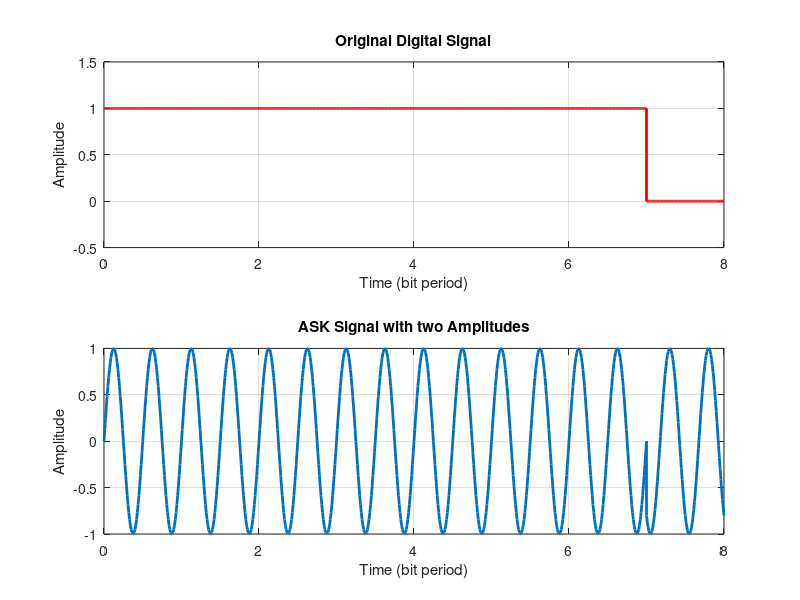

This figure's MATLAB source:
% MATLAB Script for a Binary ASK with two Amplitude Levels
format long;
% Clear all variables and close all figures
clear all;
close all;
% The number of bits to send - Frame Length
N = 8;
% Generate a random bit stream
bit_stream = round(rand(1,N));
% Enter the two Amplitudes
% Amplitude for 0 bit
A1 = 1; 
% Amplitude for 1 bit
A2 = 1;
% Frequency of Modulating Signal
f = 2;
% Sampling rate - This will define the resoultion
fs = 100;
% Time for one bit
t = 0: 1/fs : 1;
% This time variable is just for plot
time = [];
BASK_signal = [];
Digital_signal = [];
for ii = 1: 1: length(bit_stream)
    
    % The FSK Signal
    BASK_signal = [BASK_signal (bit_stream(ii)==0)*A1*sin(2*pi*f*t+180)+...
        (bit_stream(ii)==1)*A2*sin(2*pi*f*t)];
    
    % The Original Digital Signal
    Digital_signal = [Digital_signal (bit_stream(ii)==0)*...
        zeros(1,length(t)) + (bit_stream(ii)==1)*ones(1,length(t))];
    
    time = [time t];
    t =  t + 1;
   
end
% Plot the ASK Signal
subplot(2,1,2);
plot(time,BASK_signal,'LineWidth',2);
xlabel('Time (bit period)');
ylabel('Amplitude');
title('ASK Signal with two Amplitudes');
%axis([0 time(end) 0 1]);
grid  on;
% Plot the Original Digital Signal
subplot(2,1,1);
plot(time,Digital_signal,'r','LineWidth',2);
xlabel('Time (bit period)');
ylabel('Amplitude');
title('Original Digital Signal');
axis([0 time(end) -0.5 1.5]);
grid on;